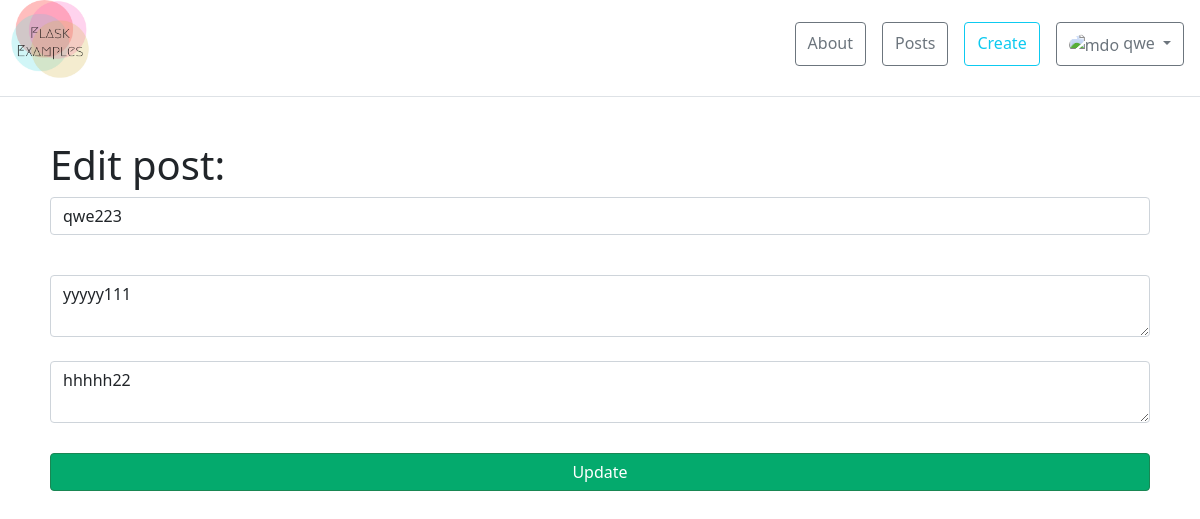
Page /posts/1/update (signed in) on the committed database.
### app.py (models this page shows)
class User(db.Model, UserMixin):
    __tablename__ = "user"
    id = db.Column(db.Integer, primary_key=True)
    username = db.Column(db.String(20), nullable=False)
    password = db.Column(db.String(50), nullable=False)

class Article(db.Model):
    __tablename__ = "article"
    id = db.Column(db.Integer, primary_key=True)
    title = db.Column(db.String(300), nullable=False)
    intro = db.Column(db.String(300), nullable=False)
    text = db.Column(db.Text, nullable=False)
    date = db.Column(db.DateTime, default=datetime.utcnow)
    author = db.Column(db.String(20), nullable=False)

### app.py (the view)
@app.route('/posts/<int:id>/update', methods=['POST', 'GET'])
@login_required
def update_post(id):
    article = Article.query.get(id)
    if request.method == 'POST':
        article.title = request.form['title']
        article.intro = request.form['intro']
        article.text = request.form['text']
        article.author = current_user.username
        try:
            db.session.commit()
            return redirect('/posts')
        except:
            return 'UPDATE POST ERROR!'
    else:
        return render_template('update_post.html', article=article)

### app.py (called while the page is built)
@login_manager.user_loader
def load_user(user_id):
    return User.query.get(int(user_id))

### templates/update_post.html (shortened to what this page needs)
{% extends 'base.html' %}
{% block body %}
<div class="container">
    <h1>Edit post:</h1>
    <form method="post">
        <input type="text" name="title" id="title" class="form-control" value="{{article.title}}"/>
        <br/>
        <textarea name="intro" id="intro" class="form-control">{{article.intro}}</textarea>
        <br/>
        <textarea name="text" id="text" class="form-control">{{article.text}}</textarea>
        <br/>
        <input type="submit" class="btn btn-success" value="Update">
    </form>
</div>
{% endblock %}

### templates/base.html (shortened to what this page needs)
<!DOCTYPE html>
<html lang="en">
<head>
    <link href="https://cdn.jsdelivr.net/npm/bootstrap@5.1.0/dist/css/bootstrap.min.css" rel="stylesheet"
>
    <link rel="stylesheet" href="{{url_for('static', filename='css/signin.css')}}">
    <link rel="stylesheet" href="{{url_for('static', filename='css/style.css')}}">
</head>
<body>
<div>
    <header>
        <div class="d-flex flex-column flex-md-row align-items-center pb-3 mb-4 border-bottom">
            <div class="lft-mg5">
            <a href="/" class="d-flex align-items-center text-dark text-decoration-none">
                <img src="{{url_for('static', filename='images/logo.png')}}" height="80px" alt="logo">
            </a>
            </div>
            <nav class="d-inline-flex mt-md-2 ms-md-auto">
                <a class="me-3 py-2 btn btn-outline-secondary" href="/about">About</a>
                <a class="me-3 py-2 btn btn-outline-secondary" href="/posts">Posts</a>
                {% if current_user.is_authenticated %}
                <a class="me-3 py-2 btn btn-outline-info" href="/create_post">Create</a>
                <div class="dropdown">
                    <a class="me-3 py-2 btn btn-outline-secondary dropdown-toggle" href="#" role="button"
                       id="dropdownMenuLink"
                       data-bs-toggle="dropdown" aria-expanded="false">
                        <img src="https://github.com/sl9site.png" alt="mdo" width="32" height="32"
                             class="rounded-circle">
                        {{current_user.username}}
                    </a>
                </div>
                {%else %}
                <a class="me-3 py-2 btn btn-outline-primary" href="/login">login</a>
                {% endif %}
            </nav>
        </div>
    </header>
    {% block body %}{% endblock %}
</div>
</body>
</html>

### static/css/style.css (style rules this page uses)
body { background: white }
.lft-mg5 { margin-left: 10px }
input { width: 100%; padding: 12px; border: 1px solid #ccc; border-radius: 4px; box-sizing: border-box; margin-top: 6px; margin-bottom: 16px; }
input[type=submit] { background-color: #04AA6D; color: white; }
.container { padding: 20px; }

### rows in the picture
User: username "qwe"
Article: title "qwe223", intro "yyyyy111", text "hhhhh22"
